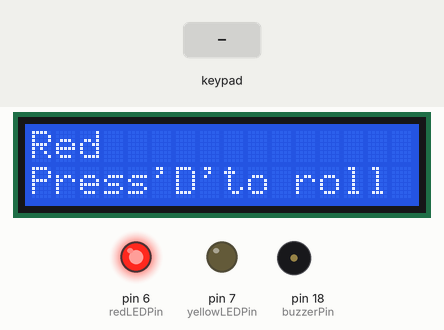
Recording of a sketch running on a simulated Arduino Uno, built with avr-gcc and run on an emulated ATmega328P. Shown: 16×2 character LCD, output pins drawn as LEDs (lit = HIGH), buzzer (waves = sounding). The inputs (shaded band) are chosen by the test bench. Random numbers use the default seed unless the sketch sets one. At 18.4 s the program stops and its outputs stay as they are.

Above: at 1.2 s.
1.3 s: key 'D' pressed
At 1.92 s:
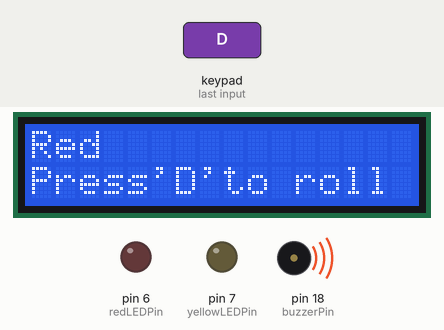
3.1 s: key 'D' pressed
At 5.0 s:
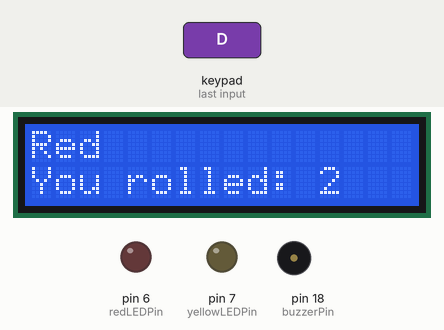
At 10.3 s:
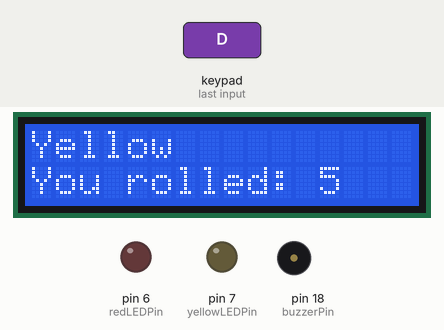
Timing chart, 0 to 19.8 s (numbered marks = the images above; inputs shaded):
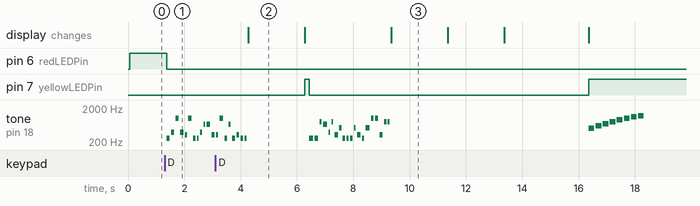

Measured:
- after the input at 1.3 s, pin 6 (redLEDPin): HIGH → LOW after 0.08 s; tone on pin 18 (buzzerPin): plays 262 Hz for 0.10 s, 392 Hz for 0.11 s, 988 Hz for 0.12 s, 392 Hz for 0.13 s, 330 Hz for 0.06 s, 988 Hz for 0.12 s … (12 notes in this stretch), starting after 0.08 s
- what the display in image 2 shows lasts 2.0 s, from 4.3 s to 6.3 s

The sketch:

game.ino
```cpp
/*
  2 Circuit instructions (if not using I2C Backpack):
  3
  4 01. Arduino 5V to Breadboard Positive Bus
  5 02. Arduino GND to Breadboard Negative Bus
  6 03. Arduino Digital 12 to LCD RS (pin # 4)
  7 04. Arduino GND to LCD RW (pin # 5)
  8 05. Arduino Digital 11 to LCD E (pin # 6)
  9 06. Arduino Digital 5 to LCD D4 (pin # 11)
 10 07. Arduino Digital 4 to LCD D5 (pin # 12)
 11 08. Arduino Digital 3 to LCD D6 (pin # 13)
 12 09. Arduino Digital 2 to LCD D7 (pin # 14)
 13 10. LCD VSS (pin # 1) to Breadboard Negative Bus
 14 11. LCD VDD (pin # 2) to Breadboard Positive Bus
 15 12. LCD VO (pin # 3) to either resistor (220 ohm) Breadboard Positive Bus "OR" 10k Potentiometer Middle/Output pin
 16  (this dims/brightens the text)
 17 13. LCD A (pin # 15) to either resistor (220 ohm) Breadboard Positive Bus "OR" 10k Potentiometer Middle/Output pin
 18  (this dims/brightens the background)
 19 14. LCD K (pin # 16) to Breadboard Negative Bus
 20 15. If Potentiometer(s) were used, be sure to connect the VCC to 5V and the GND to Arduino GND
 21 */

#include <LiquidCrystal.h>
#include <Keypad.h>

// LCD initialization
LiquidCrystal lcd(8, 9, 10, 11, 12, 13);

// Pin definitions for LEDs and buzzer
const int redLEDPin = 6;
const int yellowLEDPin = 7;
const int buzzerPin = 18;

// Keypad configuration
const byte ROW_NUM    = 4;
const byte COLUMN_NUM = 4;

char keys[ROW_NUM][COLUMN_NUM] = {
  {'1','2','3','A'},
  {'4','5','6','B'},
  {'7','8','9','C'},
  {'*','0','#','D'}
};

byte pin_rows[ROW_NUM] = {5, 4, 3, 2};
byte pin_column[COLUMN_NUM] = {14, 15, 16, 17};

Keypad keypad = Keypad(makeKeymap(keys), pin_rows, pin_column, ROW_NUM, COLUMN_NUM);

// Variables to track scores and rounds
int redScore = 0;
int yellowScore = 0;
int roundsPlayed = 0;

// Setup function
void setup() {
  lcd.begin(16, 2);
  pinMode(redLEDPin, OUTPUT);
  pinMode(yellowLEDPin, OUTPUT);

  lcd.print("Press'D'to roll");
}
// Main loop
void loop() {
  playGame(redLEDPin, "Red", redScore);
  playGame(yellowLEDPin, "Yellow", yellowScore);

  // Game ends after 6 rounds
  roundsPlayed++;
  if (roundsPlayed == 1) {
    lcd.clear();
    lcd.print("Game Over");
    delay(2000);


   // Display final scores on two lines
    lcd.clear();
    lcd.setCursor(0, 0);
    lcd.print("Red: " + String(redScore) + " Point");
    lcd.setCursor(0, 1);
    lcd.print("Yellow: " + String(yellowScore) + " Point");
    delay(3000);


    // Determine the winner
    if (redScore > yellowScore) {
      lcd.clear();
      lcd.print("Red wins!");
      digitalWrite(redLEDPin, HIGH);
      playWinningSound();
    } else if (yellowScore > redScore) {
      lcd.clear();
      lcd.print("Yellow wins!");
      digitalWrite(yellowLEDPin, HIGH);
      playWinningSound();
    } else {
      lcd.clear();
      lcd.print("It's a tie!");
    }

    while (true) {
       // Infinite loop to stop the program after displaying the result
    }
  }
}
// Function to play the game for a player
void playGame(int ledPin, const char* playerName, int& playerScore) {
  lcd.clear();
  lcd.print(playerName);
  lcd.setCursor(0, 1);
  lcd.print("Press'D'to roll");

  digitalWrite(ledPin, HIGH);
  waitForKeypress('D');
  digitalWrite(ledPin, LOW);
  playDiceRollSound();
  int diceRoll = random(1, 7);
  lcd.clear();
  lcd.print(playerName);
  lcd.setCursor(0, 1);
  lcd.print("You rolled: " + String(diceRoll));
  delay(2000);

  playerScore += diceRoll;
}
// Function to play the sound effect for a dice roll
void playDiceRollSound() {
  int note[] = {262, 330, 392, 523, 659, 784, 988}; // Musical notes for the sound effect

  for (int i = 0; i < 20; i++) { // Repeat the sound effect
    int randomNote = random(7);
    int duration = random(50, 150);
    tone(buzzerPin, note[randomNote], duration);
    delay(duration + 50);
  }
  noTone(buzzerPin);
}
// Function to play the winning sound effect
void playWinningSound() {
  int winningMelody[] = {500, 600, 700, 800, 900, 1000, 1100, 1200}; // Custom frequencies
  int winningNoteDuration = 200;

  for (int i = 0; i < 8; i++) {
    tone(buzzerPin, winningMelody[i], winningNoteDuration);
    delay(winningNoteDuration + 50);
  }
  noTone(buzzerPin);
}


// Function to wait for a specific keypress
void waitForKeypress(char targetKey) {
  char key = keypad.getKey();
  while (key != targetKey) {
    key = keypad.getKey();
    delay(50);
  }
}
```
